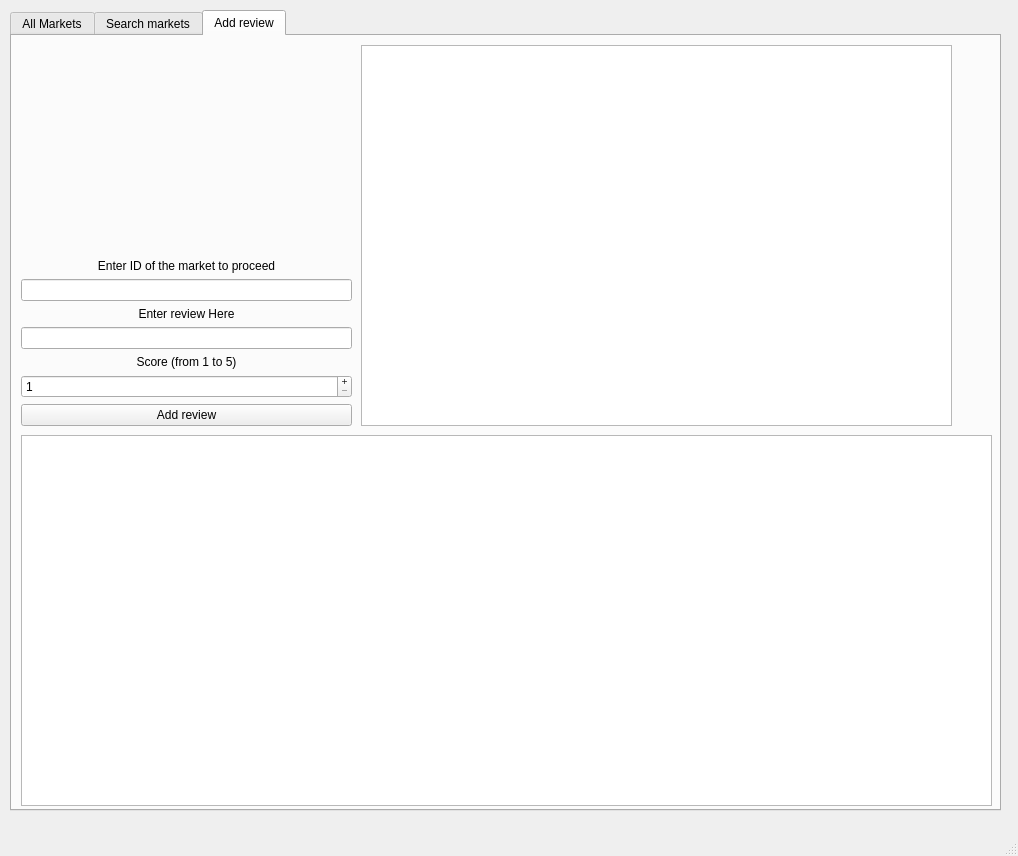
<?xml version="1.0" encoding="UTF-8"?>
<ui version="4.0">
 <class>MainWindow</class>
 <widget class="QMainWindow" name="MainWindow">
  <property name="geometry">
   <rect>
    <x>0</x>
    <y>0</y>
    <width>1018</width>
    <height>856</height>
   </rect>
  </property>
  <property name="windowTitle">
   <string>Farmers Markets</string>
  </property>
  <property name="documentMode">
   <bool>false</bool>
  </property>
  <widget class="QWidget" name="centralwidget">
   <widget class="QWidget" name="verticalLayoutWidget">
    <property name="geometry">
     <rect>
      <x>10</x>
      <y>10</y>
      <width>991</width>
      <height>801</height>
     </rect>
    </property>
    <layout class="QVBoxLayout" name="verticalLayout">
     <item>
      <widget class="QTabWidget" name="tabWidget">
       <property name="currentIndex">
        <number>2</number>
       </property>
       <widget class="QWidget" name="tab">
        <attribute name="title">
         <string>All Markets</string>
        </attribute>
        <widget class="QWidget" name="verticalLayoutWidget_2">
         <property name="geometry">
          <rect>
           <x>10</x>
           <y>10</y>
           <width>971</width>
           <height>761</height>
          </rect>
         </property>
         <layout class="QVBoxLayout" name="verticalLayout_3">
          <item>
           <widget class="QTableWidget" name="tableWidget">
            <property name="sizeAdjustPolicy">
             <enum>QAbstractScrollArea::AdjustToContentsOnFirstShow</enum>
            </property>
           </widget>
          </item>
          <item>
           <widget class="QPushButton" name="pushButton">
            <property name="palette">
             <palette>
              <active>
               <colorrole role="WindowText">
                <brush brushstyle="SolidPattern">
                 <color alpha="255">
                  <red>0</red>
                  <green>0</green>
                  <blue>0</blue>
                 </color>
                </brush>
               </colorrole>
               <colorrole role="Button">
                <brush brushstyle="SolidPattern">
                 <color alpha="255">
                  <red>170</red>
                  <green>255</green>
                  <blue>0</blue>
                 </color>
                </brush>
               </colorrole>
              </active>
              <inactive>
               <colorrole role="WindowText">
                <brush brushstyle="SolidPattern">
                 <color alpha="255">
                  <red>0</red>
                  <green>0</green>
                  <blue>0</blue>
                 </color>
                </brush>
               </colorrole>
               <colorrole role="Button">
                <brush brushstyle="SolidPattern">
                 <color alpha="255">
                  <red>170</red>
                  <green>255</green>
                  <blue>0</blue>
                 </color>
                </brush>
               </colorrole>
              </inactive>
              <disabled>
               <colorrole role="WindowText">
                <brush brushstyle="SolidPattern">
                 <color alpha="255">
                  <red>120</red>
                  <green>120</green>
                  <blue>120</blue>
                 </color>
                </brush>
               </colorrole>
               <colorrole role="Button">
                <brush brushstyle="SolidPattern">
                 <color alpha="255">
                  <red>170</red>
                  <green>255</green>
                  <blue>0</blue>
                 </color>
                </brush>
               </colorrole>
              </disabled>
             </palette>
            </property>
            <property name="text">
             <string>Next page</string>
            </property>
           </widget>
          </item>
         </layout>
        </widget>
       </widget>
       <widget class="QWidget" name="tab_2">
        <attribute name="title">
         <string>Search markets</string>
        </attribute>
        <widget class="QWidget" name="verticalLayoutWidget_3">
         <property name="geometry">
          <rect>
           <x>9</x>
           <y>269</y>
           <width>971</width>
           <height>501</height>
          </rect>
         </property>
         <layout class="QVBoxLayout" name="verticalLayout_4">
          <item>
           <widget class="QTableWidget" name="tableWidget_2">
            <property name="sizeAdjustPolicy">
             <enum>QAbstractScrollArea::AdjustToContentsOnFirstShow</enum>
            </property>
           </widget>
          </item>
         </layout>
        </widget>
        <widget class="QWidget" name="verticalLayoutWidget_4">
         <property name="geometry">
          <rect>
           <x>9</x>
           <y>9</y>
           <width>211</width>
           <height>251</height>
          </rect>
         </property>
         <layout class="QVBoxLayout" name="verticalLayout_5">
          <item>
           <spacer name="verticalSpacer">
            <property name="orientation">
             <enum>Qt::Vertical</enum>
            </property>
            <property name="sizeHint" stdset="0">
             <size>
              <width>20</width>
              <height>40</height>
             </size>
            </property>
           </spacer>
          </item>
          <item>
           <widget class="QLineEdit" name="lineEdit"/>
          </item>
          <item>
           <widget class="QPushButton" name="pushButton_2">
            <property name="text">
             <string>Search by ZIP</string>
            </property>
           </widget>
          </item>
         </layout>
        </widget>
        <widget class="QWidget" name="verticalLayoutWidget_5">
         <property name="geometry">
          <rect>
           <x>760</x>
           <y>10</y>
           <width>211</width>
           <height>251</height>
          </rect>
         </property>
         <layout class="QVBoxLayout" name="verticalLayout_6">
          <item>
           <spacer name="verticalSpacer_2">
            <property name="orientation">
             <enum>Qt::Vertical</enum>
            </property>
            <property name="sizeHint" stdset="0">
             <size>
              <width>20</width>
              <height>40</height>
             </size>
            </property>
           </spacer>
          </item>
          <item>
           <widget class="QLineEdit" name="lineEdit_2"/>
          </item>
          <item>
           <widget class="QPushButton" name="pushButton_3">
            <property name="text">
             <string>Search by state</string>
            </property>
           </widget>
          </item>
         </layout>
        </widget>
        <widget class="QWidget" name="verticalLayoutWidget_6">
         <property name="geometry">
          <rect>
           <x>229</x>
           <y>159</y>
           <width>521</width>
           <height>101</height>
          </rect>
         </property>
         <layout class="QVBoxLayout" name="verticalLayout_7">
          <item>
           <widget class="QLabel" name="label">
            <property name="frameShape">
             <enum>QFrame::Box</enum>
            </property>
            <property name="frameShadow">
             <enum>QFrame::Raised</enum>
            </property>
            <property name="text">
             <string>Search radius</string>
            </property>
            <property name="alignment">
             <set>Qt::AlignHCenter|Qt::AlignTop</set>
            </property>
           </widget>
          </item>
          <item>
           <widget class="QLabel" name="label_2">
            <property name="text">
             <string>Radius</string>
            </property>
            <property name="alignment">
             <set>Qt::AlignBottom|Qt::AlignHCenter</set>
            </property>
           </widget>
          </item>
          <item>
           <widget class="QSlider" name="horizontalSlider">
            <property name="minimum">
             <number>10</number>
            </property>
            <property name="maximum">
             <number>250</number>
            </property>
            <property name="singleStep">
             <number>10</number>
            </property>
            <property name="pageStep">
             <number>10</number>
            </property>
            <property name="sliderPosition">
             <number>50</number>
            </property>
            <property name="orientation">
             <enum>Qt::Horizontal</enum>
            </property>
            <property name="tickPosition">
             <enum>QSlider::TicksBelow</enum>
            </property>
            <property name="tickInterval">
             <number>10</number>
            </property>
           </widget>
          </item>
         </layout>
        </widget>
        <widget class="QWidget" name="verticalLayoutWidget_8">
         <property name="geometry">
          <rect>
           <x>229</x>
           <y>9</y>
           <width>521</width>
           <height>31</height>
          </rect>
         </property>
         <layout class="QVBoxLayout" name="verticalLayout_2">
          <item>
           <widget class="QLabel" name="label_3">
            <property name="frameShape">
             <enum>QFrame::Box</enum>
            </property>
            <property name="frameShadow">
             <enum>QFrame::Raised</enum>
            </property>
            <property name="text">
             <string>Enter x and y values to search in particular point (radius is changed by slider)</string>
            </property>
            <property name="alignment">
             <set>Qt::AlignCenter</set>
            </property>
           </widget>
          </item>
         </layout>
        </widget>
        <widget class="QWidget" name="verticalLayoutWidget_9">
         <property name="geometry">
          <rect>
           <x>230</x>
           <y>50</y>
           <width>191</width>
           <height>101</height>
          </rect>
         </property>
         <layout class="QVBoxLayout" name="verticalLayout_9">
          <item>
           <widget class="QLabel" name="label_4">
            <property name="text">
             <string>X value</string>
            </property>
            <property name="alignment">
             <set>Qt::AlignCenter</set>
            </property>
           </widget>
          </item>
          <item>
           <widget class="QLineEdit" name="lineEdit_3"/>
          </item>
         </layout>
        </widget>
        <widget class="QWidget" name="verticalLayoutWidget_10">
         <property name="geometry">
          <rect>
           <x>560</x>
           <y>50</y>
           <width>191</width>
           <height>101</height>
          </rect>
         </property>
         <layout class="QVBoxLayout" name="verticalLayout_10">
          <item>
           <widget class="QLabel" name="label_5">
            <property name="text">
             <string>Y value</string>
            </property>
            <property name="alignment">
             <set>Qt::AlignCenter</set>
            </property>
           </widget>
          </item>
          <item>
           <widget class="QLineEdit" name="lineEdit_4"/>
          </item>
         </layout>
        </widget>
        <widget class="QWidget" name="verticalLayoutWidget_11">
         <property name="geometry">
          <rect>
           <x>430</x>
           <y>49</y>
           <width>121</width>
           <height>101</height>
          </rect>
         </property>
         <layout class="QVBoxLayout" name="verticalLayout_11">
          <item>
           <widget class="QPushButton" name="pushButton_4">
            <property name="text">
             <string>Search!</string>
            </property>
           </widget>
          </item>
         </layout>
        </widget>
       </widget>
       <widget class="QWidget" name="tab_3">
        <attribute name="title">
         <string>Add review</string>
        </attribute>
        <widget class="QWidget" name="verticalLayoutWidget_7">
         <property name="geometry">
          <rect>
           <x>9</x>
           <y>399</y>
           <width>971</width>
           <height>371</height>
          </rect>
         </property>
         <layout class="QVBoxLayout" name="verticalLayout_8">
          <item>
           <widget class="QTableWidget" name="tableWidget_3"/>
          </item>
         </layout>
        </widget>
        <widget class="QWidget" name="verticalLayoutWidget_12">
         <property name="geometry">
          <rect>
           <x>9</x>
           <y>9</y>
           <width>331</width>
           <height>381</height>
          </rect>
         </property>
         <layout class="QVBoxLayout" name="verticalLayout_12">
          <item>
           <spacer name="verticalSpacer_3">
            <property name="orientation">
             <enum>Qt::Vertical</enum>
            </property>
            <property name="sizeHint" stdset="0">
             <size>
              <width>20</width>
              <height>40</height>
             </size>
            </property>
           </spacer>
          </item>
          <item>
           <widget class="QLabel" name="label_8">
            <property name="layoutDirection">
             <enum>Qt::LeftToRight</enum>
            </property>
            <property name="text">
             <string>Enter ID of the market to proceed</string>
            </property>
            <property name="alignment">
             <set>Qt::AlignCenter</set>
            </property>
           </widget>
          </item>
          <item>
           <widget class="QLineEdit" name="lineEdit_6"/>
          </item>
          <item>
           <widget class="QLabel" name="label_6">
            <property name="text">
             <string>Enter review Here</string>
            </property>
            <property name="alignment">
             <set>Qt::AlignCenter</set>
            </property>
           </widget>
          </item>
          <item>
           <widget class="QLineEdit" name="lineEdit_5">
            <property name="sizePolicy">
             <sizepolicy hsizetype="Minimum" vsizetype="Fixed">
              <horstretch>0</horstretch>
              <verstretch>0</verstretch>
             </sizepolicy>
            </property>
           </widget>
          </item>
          <item>
           <widget class="QLabel" name="label_7">
            <property name="text">
             <string>Score (from 1 to 5)</string>
            </property>
            <property name="alignment">
             <set>Qt::AlignCenter</set>
            </property>
           </widget>
          </item>
          <item>
           <widget class="QSpinBox" name="spinBox">
            <property name="readOnly">
             <bool>false</bool>
            </property>
            <property name="buttonSymbols">
             <enum>QAbstractSpinBox::PlusMinus</enum>
            </property>
            <property name="minimum">
             <number>1</number>
            </property>
            <property name="maximum">
             <number>5</number>
            </property>
           </widget>
          </item>
          <item>
           <widget class="QPushButton" name="pushButton_5">
            <property name="text">
             <string>Add review</string>
            </property>
           </widget>
          </item>
         </layout>
        </widget>
        <widget class="QWidget" name="verticalLayoutWidget_13">
         <property name="geometry">
          <rect>
           <x>349</x>
           <y>9</y>
           <width>591</width>
           <height>381</height>
          </rect>
         </property>
         <layout class="QVBoxLayout" name="verticalLayout_14">
          <item>
           <widget class="QListWidget" name="listWidget"/>
          </item>
         </layout>
        </widget>
       </widget>
      </widget>
     </item>
    </layout>
   </widget>
  </widget>
  <widget class="QMenuBar" name="menubar">
   <property name="geometry">
    <rect>
     <x>0</x>
     <y>0</y>
     <width>1018</width>
     <height>21</height>
    </rect>
   </property>
  </widget>
  <widget class="QStatusBar" name="statusbar"/>
 </widget>
 <resources/>
 <connections>
  <connection>
   <sender>horizontalSlider</sender>
   <signal>sliderMoved(int)</signal>
   <receiver>label_2</receiver>
   <slot>setNum(int)</slot>
   <hints>
    <hint type="sourcelabel">
     <x>502</x>
     <y>299</y>
    </hint>
    <hint type="destinationlabel">
     <x>502</x>
     <y>264</y>
    </hint>
   </hints>
  </connection>
 </connections>
</ui>
